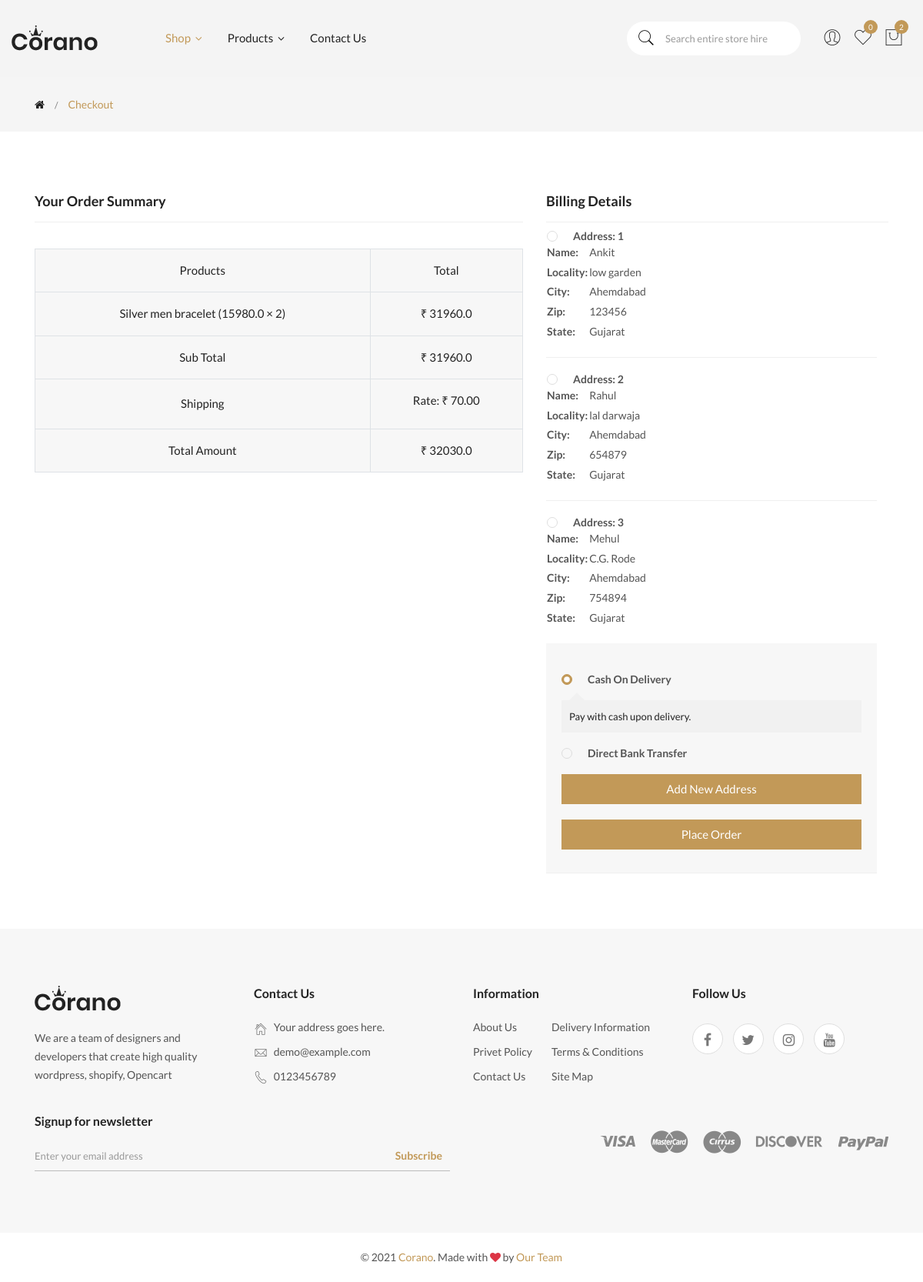
Screenshot of /checkout/ (signed in) with the database file from the repository.
### myapp/models.py (models this page shows)
class Cart(models.Model):
    user = models.ForeignKey(User,on_delete=models.CASCADE)
    product= models.ForeignKey(ProductModel,on_delete=models.CASCADE)
    quantity = models.IntegerField(default=1)
    size = models.CharField(choices=psize,max_length=100,default='S')
    @property
    def product_total(self):
        return (self.quantity)*(self.product.sell_price)

class ProductModel(models.Model):
    name= models.CharField(max_length=300)
    main_cate = models.CharField(choices=m_cate,max_length=200)
    sub_cate = models.CharField(choices=s_cate,max_length=200)
    og_price = models.IntegerField()
    discount = models.IntegerField()
    discounted_price = models.IntegerField(null=True)
    sell_price = models.IntegerField(null=True)
    p_type = models.CharField(default = 'Single Material',choices=ptype,max_length=200)
    p_material = models.CharField(choices=p_mate,max_length=200)
    p_brand = models.CharField(choices=p_brand,max_length=200)
    p_occasion = models.CharField(choices=occa,max_length=200)
    p_status = models.CharField(default='Available',choices=pstatus,max_length=100)
    p_mode = models.CharField(choices=pmode,default='Running',max_length=100)
    p_des = models.TextField()
    photo = models.ImageField(upload_to='product/')
    created_at = models.DateField(auto_now_add=True)
    @property
    def discounted_price(self):
        return ((self.og_price)*(self.discount))/100
    @property
    def sell_price(self):
        return (self.og_price)-(self.discounted_price)

class CustomerModel(models.Model):
    user = models.ForeignKey(User,on_delete=models.CASCADE)
    name = models.CharField(max_length=200)
    mobile = models.IntegerField()
    email = models.EmailField()
    locality = models.CharField(max_length=200)
    city = models.CharField(max_length=200)
    zipcode = models.IntegerField()
    state = models.CharField(max_length=200)
    objects = models.Manager()

### myapp/views.py (the view)
# urls.py: path('checkout/',CheckoutView,name='checkout'),
def CheckoutView(request):
    if request.user.is_authenticated:
        cart_data = Cart.objects.filter(user=request.user)
        customer_data = CustomerModel.objects.filter(user=request.user)
        proamount = 0
        cart_count = 0
        shipping_amt = 70
        final_amt = 0
        data = Cart.objects.filter(user=request.user)
        for i in data:
            prod_amt = ((i.product.sell_price)*(i.quantity))
            cart_count += i.quantity
            proamount += prod_amt
            final_amt = proamount+shipping_amt
        ok = (final_amt)*100
        client = razorpay.Client(auth=("rzp_test_uVa0EM0b0faqQj", "hGFT0san29kJmSqd8L7ZiNzi"))
        payment = client.order.create({'amount': ok, 'currency': 'INR','payment_capture': '1'})
        context = {'cart_data':cart_data,'customer_data':customer_data,
        'proamount':proamount,'prod_amt':prod_amt,'final_amt':final_amt,
        'cart_count':cart_count,'payment':payment,}
        return render(request,'checkout.html',context)
    else:
        messages.info(request, '☹︎ Please Login First')
    return redirect('/signin')

### myapp/templates/checkout.html (shortened to what this page needs)
{% extends 'base.html' %}
{% load static %}
{% block body %}
<main>
    <div class="breadcrumb-area">
        <div class="container">
            <div class="row">
                <div class="col-12">
                    <div class="breadcrumb-wrap">
                        <nav aria-label="breadcrumb">
                            <ul class="breadcrumb">
                                <li class="breadcrumb-item"><a href="{% url 'shop' %}"><i class="fa fa-home"></i></a>
                                </li>
                                <li class="breadcrumb-item active" aria-current="page">checkout</li>
                            </ul>
                        </nav>
                    </div>
                </div>
            </div>
        </div>
    </div>
    <div class="checkout-page-wrapper section-padding">
        <div class="container">
            <div class="row">
                <div class="col-lg-7">
                    <div class="order-summary-details">
                        <h5 class="checkout-title">Your Order Summary</h5>
                        <div class="order-summary-content">
                            <div class="order-summary-table table-responsive text-center">
                                <table class="table table-bordered">
                                    <thead>
                                        <tr>
                                            <td><strong>Products</strong></td>
                                            <td><strong>Total</strong></td>
                                        </tr>
                                    </thead>
                                    <tbody>
                                        {% for itm in cart_data %}
                                        <tr>
                                            <td>{{itm.product.name}} ({{itm.product.sell_price}} ×
                                                {{itm.quantity}})</a>
                                            </td>
                                            <td>₹ {{itm.product_total}}</td>
                                        </tr>
                                        {% endfor %}
                                    </tbody>
                                    <tfoot>
                                        <tr>
                                            <td>Sub Total</td>
                                            <td><strong>₹ {{proamount}}</strong></td>
                                        </tr>
                                        <tr>
                                            <td>Shipping</td>
                                            <td>
                                                <label>Rate: ₹ 70.00</label>
                                            </td>
                                        </tr>
                                        <tr>
                                            <td>Total Amount</td>
                                            <td><strong>₹ {{final_amt}}</strong></td>
                                        </tr>
                                    </tfoot>
                                </table>
                            </div>
                        </div>
                    </div>
                </div>
                <div class="col-lg-5">
                    <div class="checkout-billing-details-wrap">
                        <h5 class="checkout-title">Billing Details</h5>
                        <div class="billing-form-wrap">
                            <div class="minicart-content-box">
                                <div class="minicart-item-wrapper">
                                    <form action="{% url 'placeorder' %}" method="POST">
                                        <ul>
                                            {% for add in customer_data %}
                                            <li class="minicart-item">
                                                <div class="minicart-thumb">
                                                    <table>
                                                        <tbody>
                                                            <tr>
                                                                <th class="h5" colspan="2">
                                                                    <div class="single-payment-method show">
                                                                        <div class="payment-method-name">
                                                                            <div class="custom-control custom-radio">
                                                                                <label class="custom-control-label"
                                                                                    for="{{add.id}}">Address:
                                                                                    {{forloop.counter}}</label>
                                                                            </div>
                                                                        </div>
                                                                    </div>
                                                                </th>
                                                            </tr>
                                                            <tr>
                                                                <th>Name:</th>
                                                                <td>{{add.name}}</td>
                                                            </tr>
                                                            <tr>
                                                                <th>Locality:</th>
                                                                <td>{{add.locality}}</td>
                                                            </tr>
                                                            <tr>
                                                                <th>City:</th>
                                                                <td>{{add.city}}</td>
                                                            </tr>
                                                            <tr>
                                                                <th>Zip:</th>
                                                                <td>{{add.zipcode}}</td>
                                                            </tr>
                                                            <tr>
                                                                <th>State:</th>
                                                                <td>{{add.state}}</td>
                                                            </tr>
                                                        </tbody>
                                                    </table>
                                                </div>
                                            </li>
                                            {% endfor %}
                                        </ul>
                                        <div class="order-payment-method">
                                            <div class="single-payment-method show">
                                                <div class="payment-method-name">
                                                    <div class="custom-control custom-radio">
                                                        <label class="custom-control-label" for="cashon">Cash On
                                                            Delivery</label>
                                                    </div>
                                                </div>
                                                <div class="payment-method-details" data-method="cash">
                                                    <p>Pay with cash upon delivery.</p>
                                                </div>
                                            </div>
                                            <div class="single-payment-method">
                                                <div class="payment-method-name">
                                                    <div class="custom-control custom-radio">
                                                        <label class="custom-control-label" for="directbank">Direct Bank
                                                            Transfer</label>
                                                    </div>
                                                </div>
                                                <div class="summary-footer-area">
                                                    <div class="single-input-item">
                                                        <a href="{% url 'addview' %}" class="btn btn-block btn-sqr">Add New Address</a>
                                                    </div>
                                                    <div class="single-input-item">
                                                        <button type="submit" class="btn btn-block btn-sqr mt-3">Place Order</button>
                                                    </div>
                                                </div>
                                            </div>
                                        </div>
                                    </form>
                                </div>
                            </div>
                        </div>
                    </div>
                </div>
            </div>
        </div>
    </div>
</main>
{% endblock body %}

### rows the page displays
Cart: product.name "Silver men bracelet", product.sell_price "15980.0", quantity "2", product_total "31960.0"
CustomerModel: name "Ankit", locality "low garden", city "Ahemdabad", zipcode "123456", state "Gujarat"
CustomerModel: name "Rahul", locality "lal darwaja", city "Ahemdabad", zipcode "654879", state "Gujarat"
CustomerModel: name "Mehul", locality "C.G. Rode", city "Ahemdabad", zipcode "754894", state "Gujarat"

### other values shown
{{ cart_count }} "2"
{{ proamount }} "31960.0"
{{ final_amt }} "32030.0"
